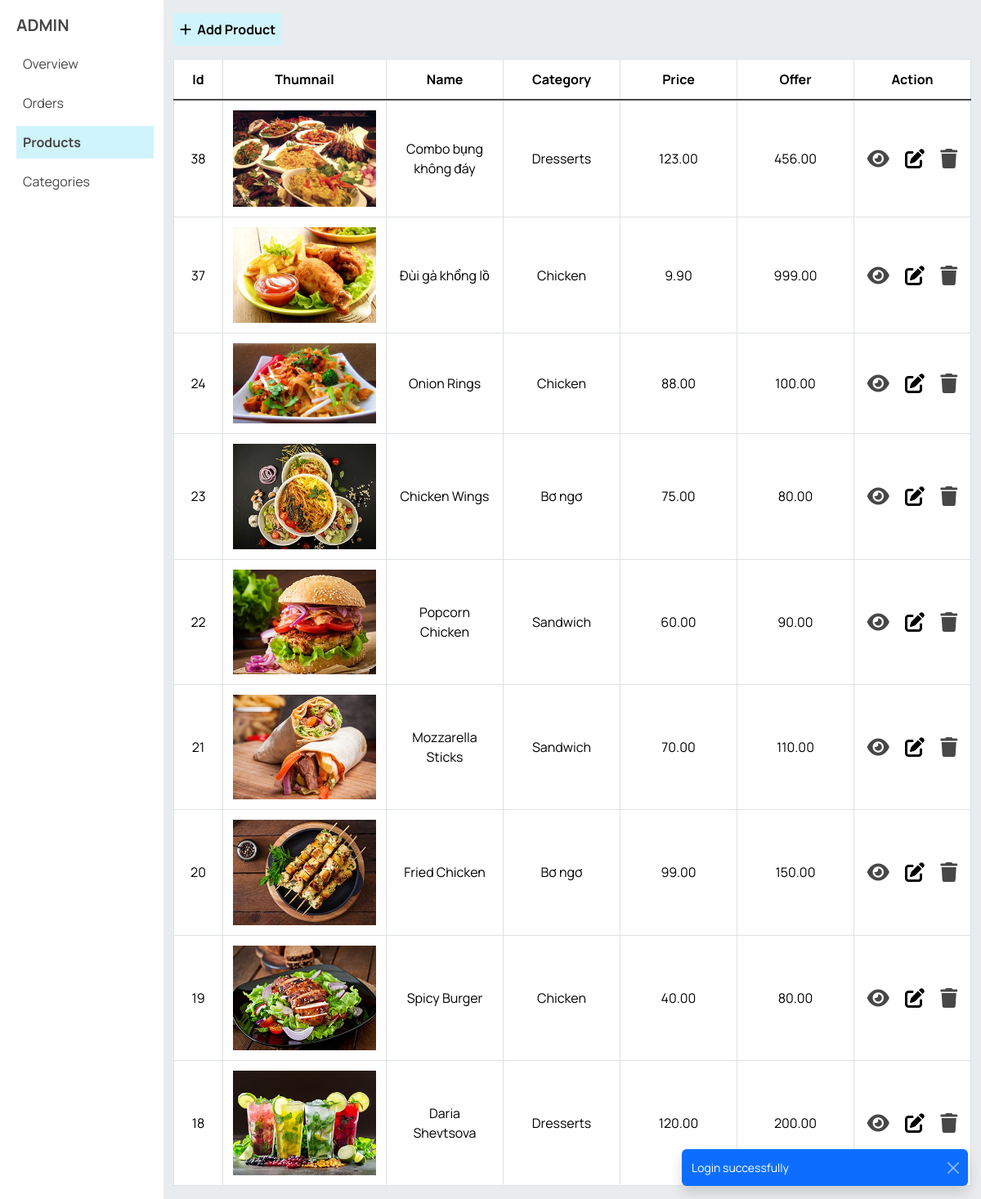
/admin/products (signed in), run on the app's committed database.
### tables this page shows
CREATE TABLE `products` (
  `id` int(11) NOT NULL,
  `thumbnail` text NOT NULL,
  `name` text NOT NULL,
  `category_id` int(11) DEFAULT NULL,
  `price` decimal(10,2) NOT NULL,
  `offer` decimal(10,2) DEFAULT NULL,
  `active` tinyint(1) DEFAULT 1
);

CREATE TABLE `categories` (
  `id` int(11) NOT NULL,
  `name` varchar(40) NOT NULL
);

### src/core/Controller.php (called while the page is built, shortened)
<?php
class Controller
{
  protected function view($display, $data = [])
  {
    require getcwd() . "/src/views/layouts/{$display['layout']}.php";
  }
}

### src/controllers/admin/products.php (called while the page is built, shortened)
<?php
class admin_Products extends Controller
{
  public function index()
  {
    $categoriesModel = $this->model('Categories');
    $productsModel = $this->model('Products');
    $res = $categoriesModel->selectAll();
    $categories = $res['status'] ? $res['data'] : [];
    $res = $productsModel->selectAll();
    $products = $res['status'] ? $res['data'] : [];
    $this->view(
      [
        'title' => 'Admin - Products',
        'layout' => 'admin',
        'page' => 'admin/products',
      ],
      [
        'categories' => $categories,
        'products' => $products
      ]
    );
  }
}

### src/core/Router.php (called while the page is built, shortened)
<?php
class Router
{
  protected $method = 'index';
  protected $params = [];
  public function __construct()
  {
    $this->controller = new $controller();
    try {
      call_user_func_array([$this->controller, $this->method], $this->params);
    } catch (ArgumentCountError $e) {
      redirect('/');
    }
  }
}

### index.php (called while the page is built, shortened)
<?php
new Router();

### src/core/Database.php (called while the page is built, shortened)
<?php
class Database
{
  private $servername = "localhost";
  private $username = "root";
  private $password = "";
  private $dbname = "foodhat";
  public function __construct()
  {
    $this->conn = new mysqli($this->servername, $this->username, $this->password, $this->dbname);
  }
}

### src/models/products.php (called while the page is built, shortened)
<?php
class models_Products extends Database
{
  public function selectAll()
  {
    $sql = "
    SELECT
      products.active AS active,
      products.id AS product_id,
      products.thumbnail AS thumbnail,
      products.name AS name,
      products.price AS price,
      products.offer AS offer,
      categories.id AS category_id,
      categories.name AS category_name
    FROM
      products
    JOIN
      categories ON products.category_id = categories.id
    ORDER BY products.id DESC;
    ";
    try {
      $res = $this->conn->query($sql);
      return [
        'status' => true,
        'data' => $res->fetch_all(MYSQLI_ASSOC)
      ];
    } catch (Throwable $th) {
      return [
        'status' => false,
        'message' => $th->getMessage()
      ];
    }
  }
}

### src/views/pages/admin/products/index.php (the view, shortened to what this page needs)
<button onclick="insertProduct()" type="button" class="mb-3 fw-bold d-inline-block p-2 bg-info-subtle" data-bs-toggle="modal" data-bs-target="#productModal">
  <i class="fa-sharp fa-solid fa-plus me-1"></i>
  Add Product
</button>
<table class="table table-hover text-center table-bordered">
  <thead>
    <tr>
      <th style="min-width: 60px; width: 5%" scope="col">Id</th>
      <th style="min-width: 200px; width: 20%" scope="col">Thumnail</th>
      <th style="min-width: 140px; width: 15%" scope="col">Name</th>
      <th style="min-width: 140px; width: 15%" scope="col">Category</th>
      <th style="min-width: 140px; width: 15%" scope="col">Price</th>
      <th style="min-width: 140px; width: 15%" scope="col">Offer</th>
      <th style="min-width: 140px; width: 20%" scope="col">Action</th>
    </tr>
  </thead>
  <tbody class="table-group-divider">
    <?php foreach ($data['products'] as $product) {
      $thumbnail = $product['thumbnail'];
      $name = $product['name'];
      $price = $product['price'];
      $offer = $product['offer'];
      $active = $product['active'];
      $p_id = $product['product_id'];
      $c_name = $product['category_name'];
    ?>
      <tr class="product-row" style="vertical-align: middle;">
        <td><?= $p_id ?></td>
        <td>
          <img class="product-thumnail" src="/public/img/products/<?= $thumbnail ?>" alt="Thumnail">
        </td>
        <td class="product-name"><?= $name ?></td>
        <td class="product-category"><?= $c_name ?></td>
        <td class="product-price"><?= $price ?></td>
        <td class="product-offer"><?= $offer ?></td>
        <td>
          <a href="/admin/products/update/<?= $p_id ?>?active=<?= $active == 1 ? 0 : 1 ?>"><i class="<?= $active ? 'fa-eye' : 'fa-eye-slash' ?> fa-sharp fa-solid fa-xl me-3"></i></a>
          <i onclick='updateProduct(<?= json_encode($product) ?>)' class="fa-sharp fa-solid fa-pen-to-square fa-xl me-3" style="cursor: pointer" data-bs-toggle="modal" data-bs-target="#productModal"></i>
          <a href="/admin/products/delete/<?= $p_id ?>?thumbnail=<?= $thumbnail ?>"><i class="fa-sharp fa-solid fa-trash fa-xl"></i></a>
        </td>
      </tr>
    <?php } ?>
  </tbody>
</table>

### src/views/layouts/css/style.css (style rules this page uses)
:root { --ff-paragraph: 'Manrope', sans-serif; --ff-heading: 'Barlow', sans-serif; --ff-cursive: 'Oleo Script', cursive; --clr-primary: #ff7c08; --clr-secondary: #231f40; --clr-paragraph: #484747; --clr-red: #eb0029; --clr-white: #fff; --height-topbar: 50px; --height-header: 80px; --box-shadow: 0px 7px 29px 0px rgba(100, 100, 111, 0.15); scroll-behavior: unset; scroll-padding-top: 120px; }
*, *::before, *::after { margin: 0; padding: 0; box-sizing: border-box; }
a { text-decoration: none; }
button { border: none; background-color: transparent; }
html { overflow-x: hidden; }
body { color: var(--clr-paragraph); font-family: var(--ff-paragraph); padding: 0 !important; }
p, a, span { font-size: 16px; font-weight: 400; margin: 0; color: var(--clr-paragraph); }
img { object-fit: cover; object-position: center; width: 100%; height: 100%; }

### data on the page
products: id "38", thumbnail (picture), name "Combo bụng không đáy", category.name "Dresserts", price "123.00", offer "456.00", active 1 (drawn)
products: id "37", thumbnail (picture), name "Đùi gà khổng lồ", category.name "Chicken", price "9.90", offer "999.00", active 1 (drawn)
products: id "24", thumbnail (picture), name "Onion Rings", category.name "Chicken", price "88.00", offer "100.00", active 1 (drawn)
products: id "23", thumbnail (picture), name "Chicken Wings", category.name "Bơ ngơ", price "75.00", offer "80.00", active 1 (drawn)
products: id "22", thumbnail (picture), name "Popcorn Chicken", category.name "Sandwich", price "60.00", offer "90.00", active 1 (drawn)
products: id "21", thumbnail (picture), name "Mozzarella Sticks", category.name "Sandwich", price "70.00", offer "110.00", active 1 (drawn)
products: id "20", thumbnail (picture), name "Fried Chicken", category.name "Bơ ngơ", price "99.00", offer "150.00", active 1 (drawn)
products: id "19", thumbnail (picture), name "Spicy Burger", category.name "Chicken", price "40.00", offer "80.00", active 1 (drawn)
products: id "18", thumbnail (picture), name "Daria Shevtsova", category.name "Dresserts", price "120.00", offer "200.00", active 1 (drawn)

### other printed values
$_SESSION['toast'] "Login successfully"
